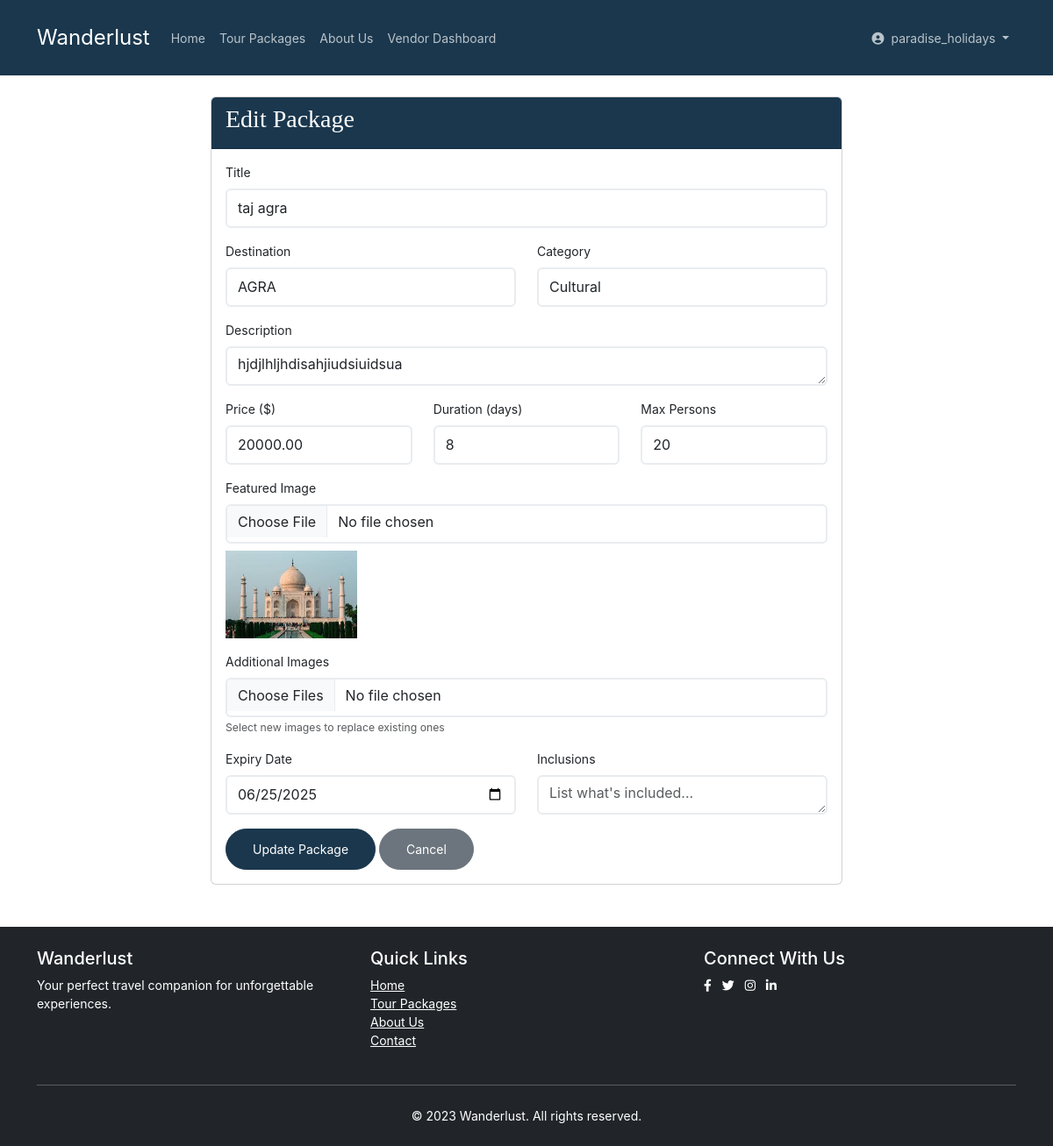
Screenshot of /package/4/edit/ (signed in) with the database file from the repository.
### packages/models.py (models this page shows, shortened)
class User(AbstractUser):
    is_vendor = models.BooleanField(default=False)
    is_customer = models.BooleanField(default=True)
    phone = models.CharField(max_length=15, blank=True)
    profile_picture = models.ImageField(
        upload_to='profile_pics/',
        blank=True,
        validators=[FileExtensionValidator(allowed_extensions=['jpg', 'jpeg', 'png'])]
    )
    company_name = models.CharField(max_length=100, blank=True)
    bio = models.TextField(blank=True)
    company_location = models.CharField(max_length=100, blank=True)
    website = models.URLField(blank=True)
    years_of_experience = models.PositiveIntegerField(default=0)
    specializations = models.CharField(max_length=200, blank=True)
    languages_spoken = models.CharField(max_length=200, blank=True)

class TourPackage(models.Model):
    CATEGORY_CHOICES = [
        ('AD', 'Adventure'),
        ('CR', 'Cruise'),
        ('CU', 'Cultural'),
        ('BE', 'Beach'),
        ('HI', 'Hiking'),
    ]
    vendor = models.ForeignKey(User, on_delete=models.CASCADE, limit_choices_to={'is_vendor': True})
    title = models.CharField(max_length=200)
    destination = models.CharField(max_length=200)
    description = models.TextField()
    price = models.DecimalField(max_digits=10, decimal_places=2, validators=[MinValueValidator(0)])
    duration_days = models.PositiveIntegerField()
    category = models.CharField(max_length=2, choices=CATEGORY_CHOICES)
    featured_image = models.ImageField(upload_to='packages/')
    is_approved = models.BooleanField(default=False)
    created_at = models.DateTimeField(auto_now_add=True)
    expiry_date = models.DateField()
    is_active = models.BooleanField(default=True)
    max_persons = models.PositiveIntegerField(default=1)
    inclusions = models.TextField(blank=True)

### packages/views.py (the view)
# urls.py: path('package/<int:pk>/edit/', views.edit_package, name='edit_package'),
@login_required
def edit_package(request, pk):
    package = get_object_or_404(TourPackage, pk=pk, vendor=request.user)
    if request.method == 'POST':
        form = PackageForm(request.POST, request.FILES, instance=package, user=request.user)
        if form.is_valid():
            form.save()
            messages.success(request, 'Package updated successfully!')
            return redirect('packages:package_detail', pk=package.id)
    else:
        form = PackageForm(instance=package, user=request.user)
    return render(request, 'packages/edit_package.html', {'form': form, 'package': package})

### packages/context_processors.py (called while the page is built)
def user_profile(request):
    if request.user.is_authenticated:
        return {
            'user_profile_picture': request.user.profile_picture.url if request.user.profile_picture else settings.STATIC_URL + 'images/default_profile.png'
        }
    return {}

### packages/templates/packages/edit_package.html (shortened to what this page needs)
{% extends 'packages/base.html' %}
{% load static %}
{% block content %}
<div class="container mt-4">
    <div class="row">
        <div class="col-md-8 mx-auto">
            <div class="card">
                <div class="card-header bg-primary text-white">
                    <h3>Edit Package</h3>
                </div>
                <div class="card-body">
                    <form method="post" enctype="multipart/form-data">
                        <div class="mb-3">
                            <label class="form-label">Title</label>
                            {{ form.title }}
                        </div>
                        <div class="row mb-3">
                            <div class="col-md-6">
                                <label class="form-label">Destination</label>
                                {{ form.destination }}
                            </div>
                            <div class="col-md-6">
                                <label class="form-label">Category</label>
                                {{ form.category }}
                            </div>
                        </div>
                        <div class="mb-3">
                            <label class="form-label">Description</label>
                            {{ form.description }}
                        </div>
                        <div class="row mb-3">
                            <div class="col-md-4">
                                <label class="form-label">Price ($)</label>
                                {{ form.price }}
                            </div>
                            <div class="col-md-4">
                                <label class="form-label">Duration (days)</label>
                                {{ form.duration_days }}
                            </div>
                            <div class="col-md-4">
                                <label class="form-label">Max Persons</label>
                                {{ form.max_persons }}
                            </div>
                        </div>
                        <div class="mb-3">
                            <label class="form-label">Featured Image</label>
                            {{ form.featured_image }}
                            {% if package.featured_image %}
                                <div class="mt-2">
                                    <img src="{{ package.featured_image.url }}" alt="Current featured image" style="max-height: 100px;">
                                </div>
                            {% endif %}
                        </div>
                        <div class="mb-3">
                            <label class="form-label">Additional Images</label>
                            <input type="file" name="additional_images" multiple class="form-control">
                            <small class="text-muted">Select new images to replace existing ones</small>
                        </div>
                        <div class="row mb-3">
                            <div class="col-md-6">
                                <label class="form-label">Expiry Date</label>
                                {{ form.expiry_date }}
                            </div>
                            <div class="col-md-6">
                                <label class="form-label">Inclusions</label>
                                {{ form.inclusions }}
                            </div>
                        </div>
                        <button type="submit" class="btn btn-primary">Update Package</button>
                        <a href="{% url 'packages:package_detail' package.id %}" class="btn btn-secondary">Cancel</a>
                    </form>
                </div>
            </div>
        </div>
    </div>
</div>
{% endblock %}

### packages/templates/packages/base.html (shortened to what this page needs)
{% load static %}
<!DOCTYPE html>
<html lang="en">
<head>
    <link href="https://cdn.jsdelivr.net/npm/bootstrap@5.3.0/dist/css/bootstrap.min.css" rel="stylesheet">
    <link rel="stylesheet" href="https://cdnjs.cloudflare.com/ajax/libs/font-awesome/6.0.0/css/all.min.css">
    <link rel="stylesheet" href="{% static 'css/style.css' %}">
</head>
<body>
    <nav class="navbar navbar-expand-lg navbar-dark bg-primary">
        <div class="container">
            <a class="navbar-brand" href="{% url 'packages:home' %}">Wanderlust</a>
            <div class="collapse navbar-collapse" id="navbarNav">
                <ul class="navbar-nav me-auto">
                    <li class="nav-item">
                        <a class="nav-link" href="{% url 'packages:home' %}">Home</a>
                    </li>
                    <li class="nav-item">
                        <a class="nav-link" href="{% url 'packages:package_list' %}">Tour Packages</a>
                    </li>
                    <li class="nav-item"><a href="{% url 'packages:about' %}" class="nav-link">About Us</a></li>
                    {% if user.is_vendor %}
                    <li class="nav-item">
                        <a class="nav-link" href="{% url 'packages:vendor_dashboard' %}">Vendor Dashboard</a>
                    </li>
                    {% endif %}
                </ul>
                <ul class="navbar-nav">
                    {% if user.is_authenticated %}
                    <li class="nav-item dropdown">
                        <a class="nav-link dropdown-toggle" href="#" id="navbarDropdown" role="button" data-bs-toggle="dropdown">
                            <i class="fas fa-user-circle me-1"></i> {{ user.username }}
                        </a>
                    </li>
                    {% endif %}
                </ul>
            </div>
        </div>
    </nav>
    <main class="container my-4">
        {% block content %}{% endblock %}
    </main>
    <footer class="bg-dark text-white py-4 mt-5">
        <div class="container">
            <div class="row">
                <div class="col-md-4">
                    <h5>Wanderlust</h5>
                    <p>Your perfect travel companion for unforgettable experiences.</p>
                </div>
                <div class="col-md-4">
                    <h5>Quick Links</h5>
                    <ul class="list-unstyled">
                        <li><a href="{% url 'packages:home' %}" class="text-white">Home</a></li>
                        <li><a href="{% url 'packages:package_list' %}" class="text-white">Tour Packages</a></li>
                        <li><a href="#" class="text-white">About Us</a></li>
                        <li><a href="#" class="text-white">Contact</a></li>
                    </ul>
                </div>
                <div class="col-md-4">
                    <h5>Connect With Us</h5>
                    <div class="social-links">
                        <a href="#" class="text-white me-2"><i class="fab fa-facebook-f"></i></a>
                        <a href="#" class="text-white me-2"><i class="fab fa-twitter"></i></a>
                        <a href="#" class="text-white me-2"><i class="fab fa-instagram"></i></a>
                        <a href="#" class="text-white"><i class="fab fa-linkedin-in"></i></a>
                    </div>
                </div>
            </div>
            <hr class="my-4">
            <div class="text-center">
                <p class="mb-0">&copy; 2023 Wanderlust. All rights reserved.</p>
            </div>
        </div>
    </footer>
</body>
</html>

### static/css/style.css (style rules this page uses)
body { font-family: "Inter", sans-serif; line-height: 1.5; background: #ffffff; overflow-x: hidden; font-size: 14px; transition: all 0.3s ease; }
body:before { content: ""; position: fixed; top: 0; left: 0; z-index: 99; right: 0; bottom: 0; background: rgba(0, 0, 0, 0.2); opacity: 0; visibility: hidden; transition: .3s all ease; }
.bg-primary { background-color: #1A374D !important; }
a { color: #1A374D; transition: .3s all ease; }
h1, h2, h3, h4 { font-family: "Source Serif Pro", serif; }
.btn { padding: 12px 30px; border-radius: 30px; font-size: 14px; }
.btn.btn-primary { background: #1A374D; border-color: #1A374D; }
.form-control, .custom-select { border: 2px solid #e9ecef; font-size: 16px; height: 45px; }
.navbar { padding: 20px 0; }
.navbar-brand { font-size: 24px; color: #ffffff; }
.nav-link { color: rgba(255, 255, 255, 0.7); }
footer { background: #1A374D; color: #ffffff; padding: 20px 0; }
footer a { color: #ffffff; }
.social-links a { color: rgba(255, 255, 255, 0.5); margin-right: 10px; }

### rows the page displays
User: username "paradise_holidays"
TourPackage: title "taj agra", destination "AGRA", category "Cultural", description "hjdjlhljhdisahjiudsiuidsua", price "20000.00", duration_days "8", max_persons "20", featured_image (picture), expiry_date "06/25/2025"
